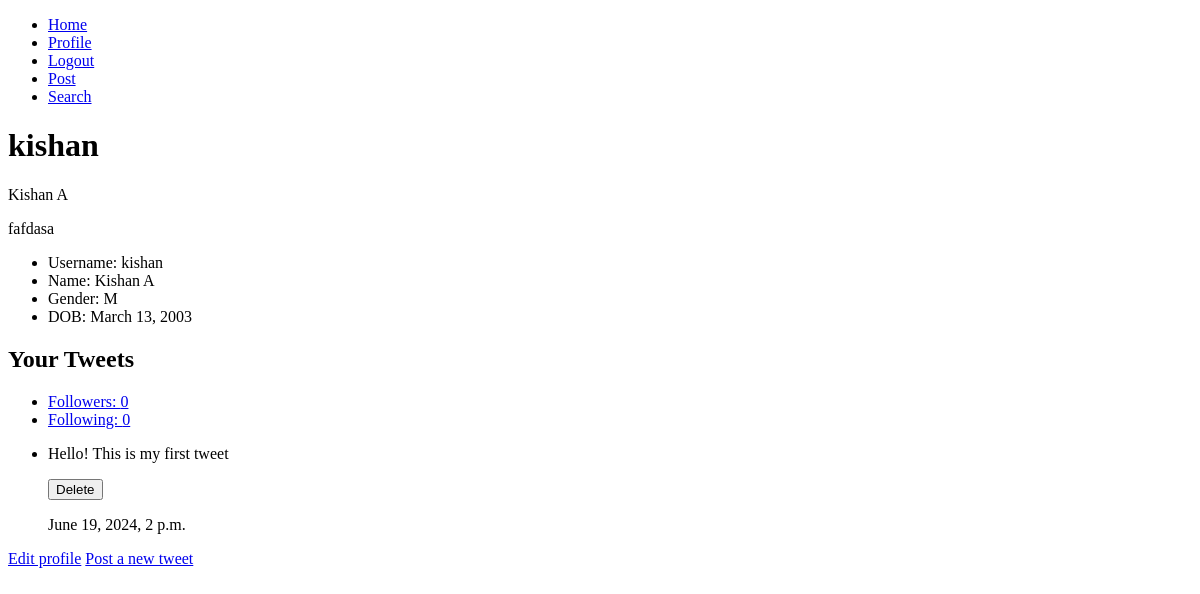
Before: /twitter/profile (signed in) with the older database file.
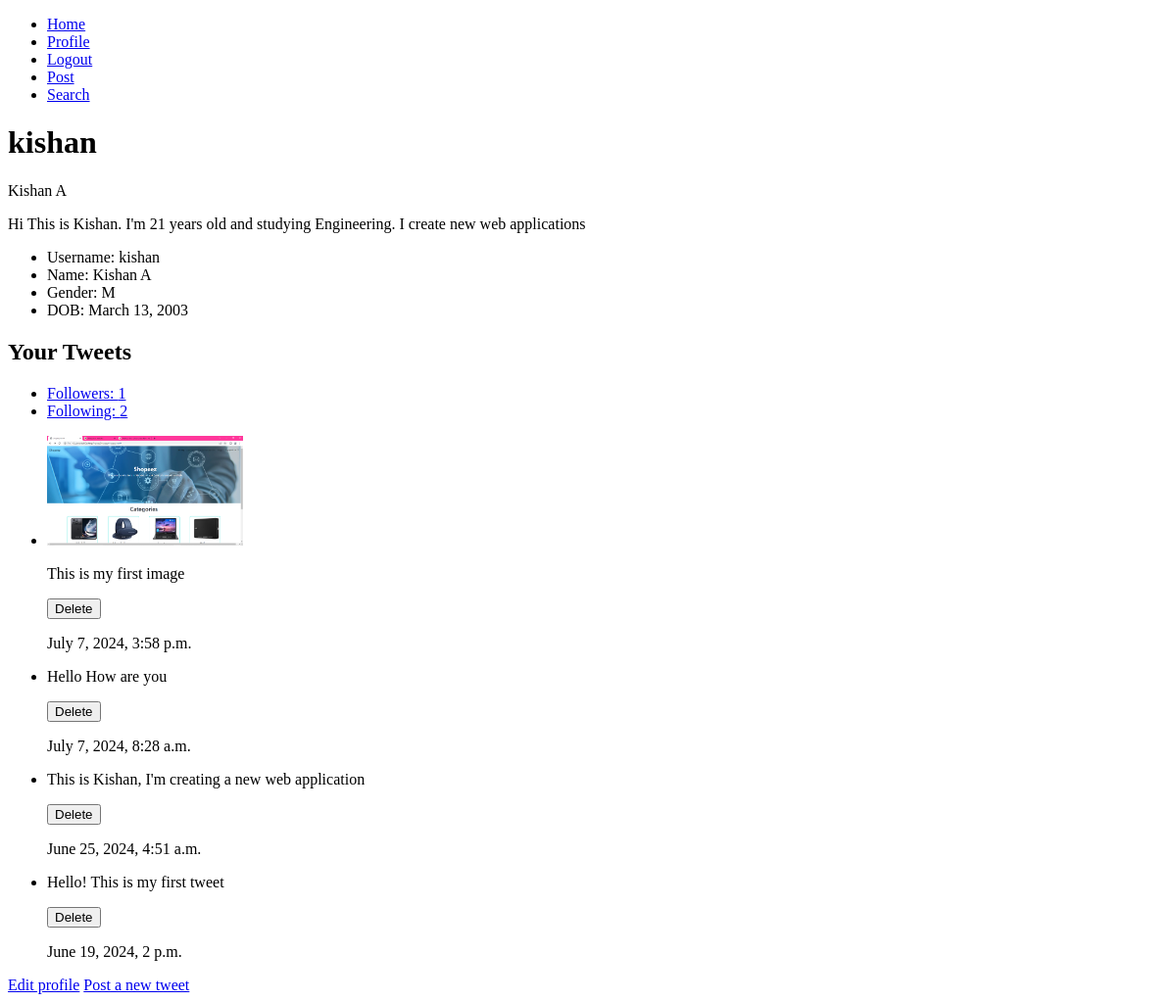
After: the same page with the newer database file.
### app/models.py (models this page shows, shortened)
class Profile(models.Model):
    user = models.OneToOneField(User, on_delete=models.CASCADE)
    GENDER_CHOICES = [
        ('M', 'Male'),
        ('F', 'Female'),
        ('O', 'Other'),
    ]
    gender = models.CharField(max_length=1, choices=GENDER_CHOICES)
    dob = models.DateField(default=datetime.today)
    bio = models.TextField(default='', blank=True, null=True)

class Tweet(models.Model):
    tweet = models.TextField(default='')
    user = models.ForeignKey(User, on_delete=models.CASCADE)
    date_time = models.DateTimeField()
    image = models.ImageField(upload_to='tweet_images/', blank=True, null=True)

### app/views.py (the view)
# urls.py: path('profile', views.profile_view, name='profile'),
def profile_view(request):
    if not request.user.is_authenticated:
        return HttpResponseRedirect(reverse('login'))
    user = request.user
    profile = Profile.objects.get(user=user)
    tweets = Tweet.objects.filter(user=user).order_by('-date_time')
    followers_count = Follower.objects.filter(following_user=user).count
    following_count = Follower.objects.filter(follower_user=user).count
    return render(request, 'app/profile.html', {
        'user': user,
        'profile': profile,
        'tweets': tweets,
        'followers_count': followers_count,
        'following_count': following_count
    })

### app/templates/app/profile.html (shortened to what this page needs)
{% extends 'app/layout.html' %}
{% block body %}
    <h1>{{ user.username }}</h1>
    <p>{{ user.first_name }} {{ user.last_name }}</p>
    <p>{{ profile.bio }}</p>
    <ul>
        <li>Username: {{ user.username }}</li>
        <li>Name: {{ user.first_name }} {{ user.last_name }}</li>
        <li>Gender: {{ profile.gender }}</li>
        <li>DOB: {{ profile.dob }}</li>
    </ul>
    <h2>Your Tweets</h2>
    <ul>
        <li><a href="{% url 'follower_users' %}">Followers: {{ followers_count }}</a></li>
        <li><a href="{% url 'following_users' %}">Following: {{ following_count }}</a></li>
    </ul>
    <ul>
        {% for tweet in tweets %}
            <li>
                {% if tweet.image %}
                    <img src="{{ tweet.image.url }}" alt="{{ tweet.tweet }}" style="max-width: 200px;">
                {% endif %}
                <p>{{ tweet.tweet }}</p>
                <form action="{% url 'delete_post' tweet.id %}" method="post">
                    <button type="submit">Delete</button>
                </form>
                <p>{{tweet.date_time}}</p>
            </li>
        {% empty %}
            <li>No Tweets</li>
        {% endfor %}
    </ul>
    <a href="{% url 'edit_profile' %}">Edit profile</a>
    <a href="{% url 'post_tweet' %}">Post a new tweet</a>
{% endblock %}

Changed rows visible on the page:
changed Profile: bio "fafdasa" → "Hi This is Kishan. I'm 21 years old and studying Engineering. I create new web applications"
added Tweet: image (picture), tweet "This is my first image", date_time "July 7, 2024, 3:58 p.m."
added Tweet: tweet "Hello How are you", date_time "July 7, 2024, 8:28 a.m."
added Tweet: tweet "This is Kishan, I'm creating a new web application", date_time "June 25, 2024, 4:51 a.m."
Other visible differences:
{{ followers_count }}: "0" → "1"
{{ following_count }}: "0" → "2"
